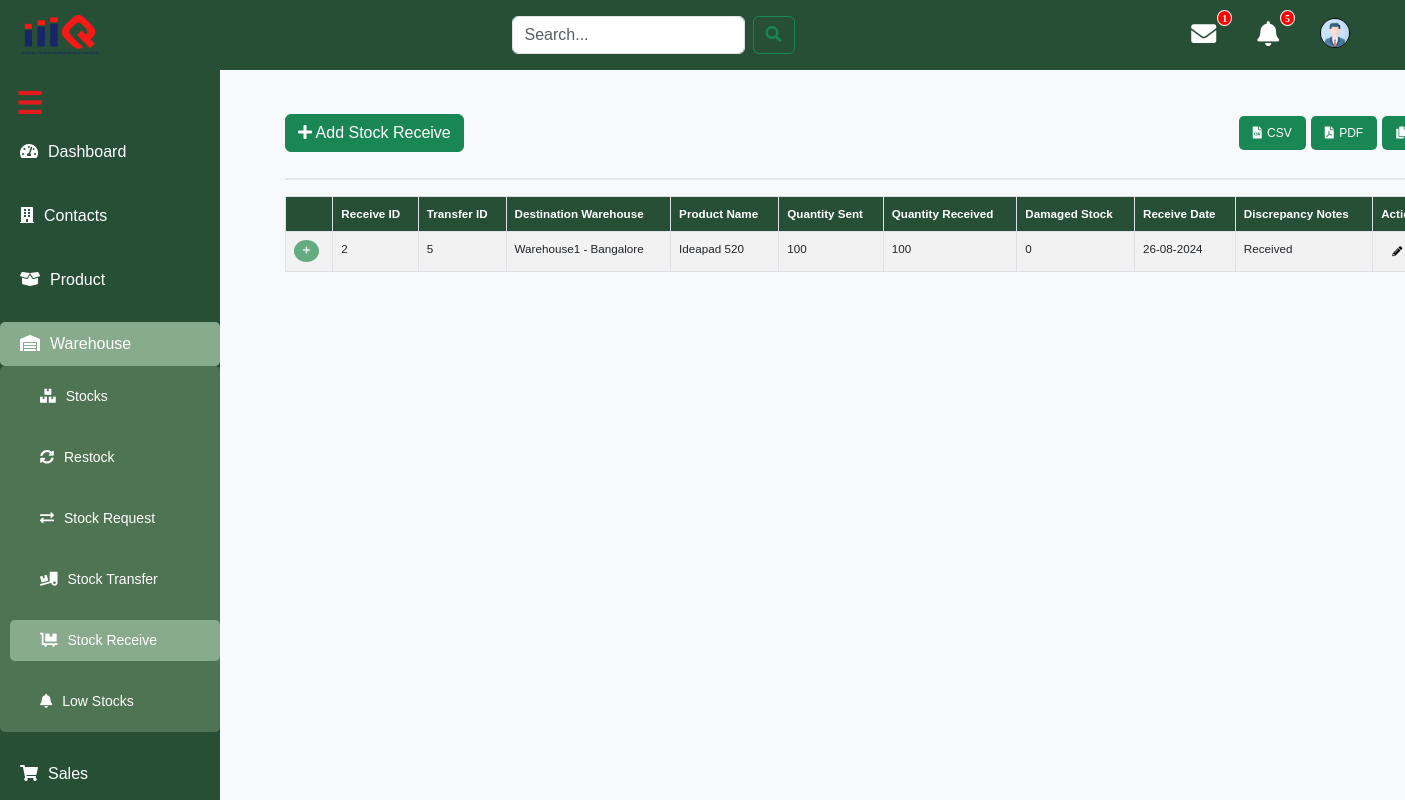
The page /stock_transfer_received_table/ on the database as committed earlier.
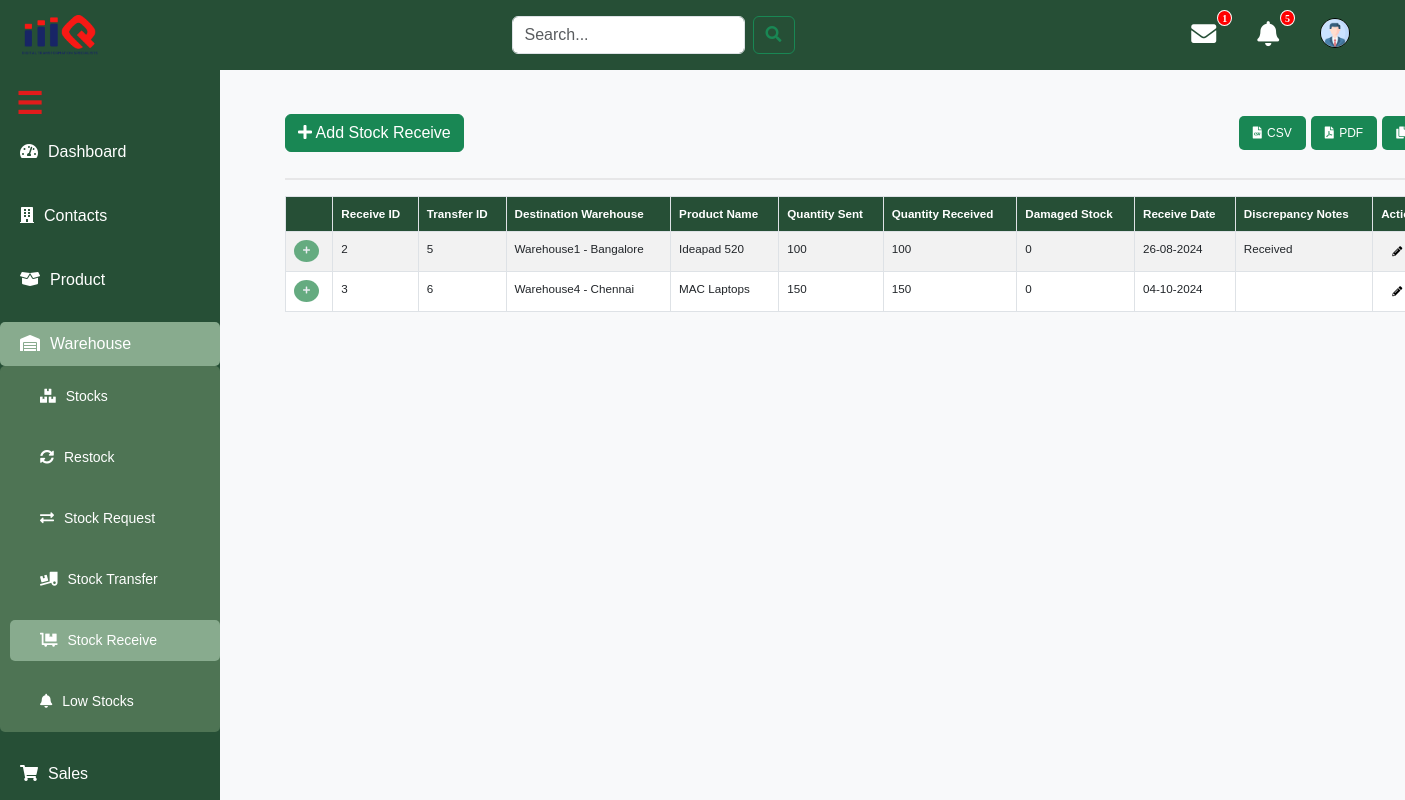
The same page on the database as committed later.
### IMS_Admin/models.py (models this page shows, shortened)
class StockTransferReceive(models.Model):
    transfer_request = models.ForeignKey(StockTransferSend, on_delete=models.CASCADE, related_name='receives')
    destination_warehouse = models.ForeignKey(Warehouse, on_delete=models.CASCADE, related_name='incoming_stock')
    product = models.ForeignKey(Product, on_delete=models.CASCADE)
    quantity_send = models.PositiveIntegerField()
    damaged_stock = models.PositiveIntegerField()
    quantity_received = models.PositiveIntegerField()
    receive_date = models.DateTimeField(auto_now_add=True)
    discrepancy_notes = models.TextField(blank=True, null=True)

class StockTransferSend(models.Model):
    transfer_request = models.ForeignKey(StockTransferRequest, on_delete=models.CASCADE, related_name='sends')
    source_warehouse = models.ForeignKey(Warehouse, on_delete=models.CASCADE, related_name='outgoing_transfers')
    destination_warehouse = models.ForeignKey(Warehouse, on_delete=models.CASCADE, related_name='incoming_transfers')
    product = models.ForeignKey(Product, on_delete=models.CASCADE)
    quantity_requested = models.IntegerField()
    quantity_sent = models.PositiveIntegerField()
    send_date = models.DateTimeField(auto_now_add=True)

class Warehouse(models.Model):
    name = models.CharField(max_length=255, unique=True)  # Name of the warehouse
    location = models.TextField()  # Location/address of the warehouse
    capacity = models.IntegerField()  # Capacity of the warehouse (e.g., max number of units it can store)
    current_stock = models.IntegerField(default=0)  # Current stock level in the warehouse
    manager_name = models.ForeignKey(Employee, on_delete=models.CASCADE)  # Name of the warehouse manager
    manager_contact = models.CharField(max_length=20)  # Contact number of the manager
    email = models.EmailField(null=True, blank=True)  # Email of the manager
    contact_number = models.CharField(max_length=20, null=True, blank=True)  # Main contact number for the warehouse
    notes = models.TextField(null=True, blank=True)  # Additional notes or comments about the warehouse
    def __str__(self):
        return f"{self.name} - {self.location}"

class Product(models.Model):
    product_id = models.CharField(max_length=10, unique=True, primary_key=True)
    category = models.ForeignKey(Category, on_delete=models.CASCADE, to_field="id")
    product_name = models.CharField(max_length=255)
    sku = models.CharField(max_length=100)
    unit = models.CharField(max_length=50, default="Piece")
    weight = models.DecimalField(max_digits=10, decimal_places=2, null=True, blank=True)
    weight_unit = models.CharField(max_length=10, default="kg")
    length = models.DecimalField(max_digits=10, decimal_places=2, null=True, blank=True)
    width = models.DecimalField(max_digits=10, decimal_places=2, null=True, blank=True)
    height = models.DecimalField(max_digits=10, decimal_places=2, null=True, blank=True)
    dimension_unit = models.CharField(max_length=10, default="cm")
    cost_price = models.DecimalField(max_digits=10, decimal_places=2)
    selling_price = models.DecimalField(max_digits=10, decimal_places=2)
    supplier = models.ForeignKey(Supplier, on_delete=models.CASCADE, to_field="id")
    brand = models.ForeignKey(Brand, on_delete=models.CASCADE, to_field="id")
    hsn_code = models.CharField(max_length=255, unique=True)
    image = models.ImageField(upload_to="product_images/", null=True, blank=True)
    description = models.TextField()
    is_available = models.BooleanField(default=True)
    def __str__(self):
        return self.product_name

### IMS_Admin/views.py (the view)
# urls.py: path('stock_transfer_received_table/', stock_transfer_received_table, name='stock_transfer_received_table'),
def stock_transfer_received_table(request):
    receives=StockTransferReceive.objects.all()
    return render(request, 'IMS_admin/stock_transfer_received_table.html', {
        'receives': receives,
    })

### IMS_Admin/context_processor.py (called while the page is built, shortened)
def session_data(request):
    user_data = {
        'userid': None,
        'username': None,
        'emailid': None,
        'department': None,
        'phone_number': None,
        'first_name': None,  # Adding first name separately for your use in templates
    }
    return {'emp': user_data}

### templates/IMS_admin/stock_transfer_received_table.html (shortened to what this page needs)
{% include 'base/base.html' %}
{% load static %}
{% block content %}
<nav class="navbar navbar-expand-lg navbar-light bg-light">
  <div class="container-fluid">
    <button type="button" id="sidebarCollapse" class="btn btn-info">
        <span>Toggle Sidebar</span>
    </button>
  </div>
</nav>
<div class="container">
    <div class="table-container">
        <div class="row mb-2">
            <div class="col-12">
                <div class="button-container">
                    <button class="btn btn-success" id="addTransferBtn"><i class="fas fa-plus"></i> Add Stock Receive</button>
                    <div class="action-buttons">
                        <button class="btn btn-success csv-pdf-copy" id="csvExportBtn"><i class="fas fa-file-csv"></i> CSV</button>
                        <button class="btn btn-success csv-pdf-copy" id="pdfExportBtn"><i class="fas fa-file-pdf"></i> PDF</button>
                        <button class="btn btn-success csv-pdf-copy" id="copyBtn"><i class="fas fa-copy"></i> Copy</button>
                    </div>
                </div>
            </div>
        </div>
        <hr style="border-top: 2px solid #b3b1b1;">
        <div class="table-responsive">
            <table class="table table-striped" id="transferSendTable">
                <thead>
                    <tr>
                        <th></th>
                        <th>Receive ID</th>
                        <th>Transfer ID</th>
                        <th>Destination Warehouse</th>
                        <th>Product Name</th>
                        <th>Quantity Sent</th>
                        <th>Quantity Received</th>
                        <th>Damaged Stock</th>
                        <th>Receive Date</th>
                        <th>Discrepancy Notes</th>
                        <th>Actions</th>
                    </tr>
                </thead>
                <tbody>
                    {% for receive in receives %}
                    <tr>
                        <td>
                            <button class="btn btn-sm" data-bs-toggle="modal" data-bs-target="#viewModal{{ receive.id }}"><i class="fas fa-plus"></i></button>
                        </td>
                        <td>{{ receive.id }}</td>
                        <td>{{ receive.transfer_request.id }}</td>
                        <td>{{ receive.destination_warehouse }}</td>
                        <td>{{ receive.product }}</td>
                        <td>{{ receive.quantity_send }}</td>
                        <td>{{ receive.quantity_received }}</td>
                        <td>{{ receive.damaged_stock }}</td>
                        <td>{{ receive.receive_date|date:"d-m-Y" }}</td>
                        <td>{{ receive.discrepancy_notes }}</td>
                        <td>
                            <div class="action-buttons">
                                <a href="{% url 'edit_stock_transfer_received' receive.id %}">
                                    <button class="edit-button">
                                        <i class="fas fa-pencil-alt"></i>
                                    </button>
                                </a>
                            </div>
                        </td>
                    </tr>
                    {% endfor %}
                </tbody>
            </table>
        </div>
    </div>
</div>
{% endblock %}

Rows that differ between the two databases and show on the page:
added StockTransferReceive: id "3", transfer_request.id "6", destination_warehouse "Warehouse4 - Chennai", product "MAC Laptops", quantity_send "150", quantity_received "150", damaged_stock "0", receive_date "04-10-2024"
